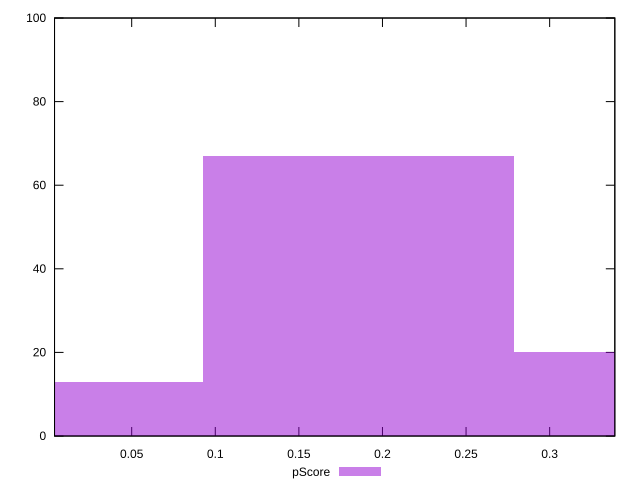

This chart was generated by the following gnuplot code:
reset

$pScore <<EOF
0 13
0.1858732371808821 67
0.3717464743617642 20
EOF

set key outside below
set boxwidth 0.1858732371808821
set xrange [0.003847141722867431:0.33898361152324563]
set yrange [0:100]
set trange [0:100]
set style fill transparent solid 0.5 noborder
set terminal svg size 640, 490 enhanced background rgb 'white'
set output "report_00019_2021-02-10T18-14-37.922Z//max-potential-fid/samples/pages+cached/pScore/histogram.svg"

plot $pScore title "pScore" with boxes

reset
